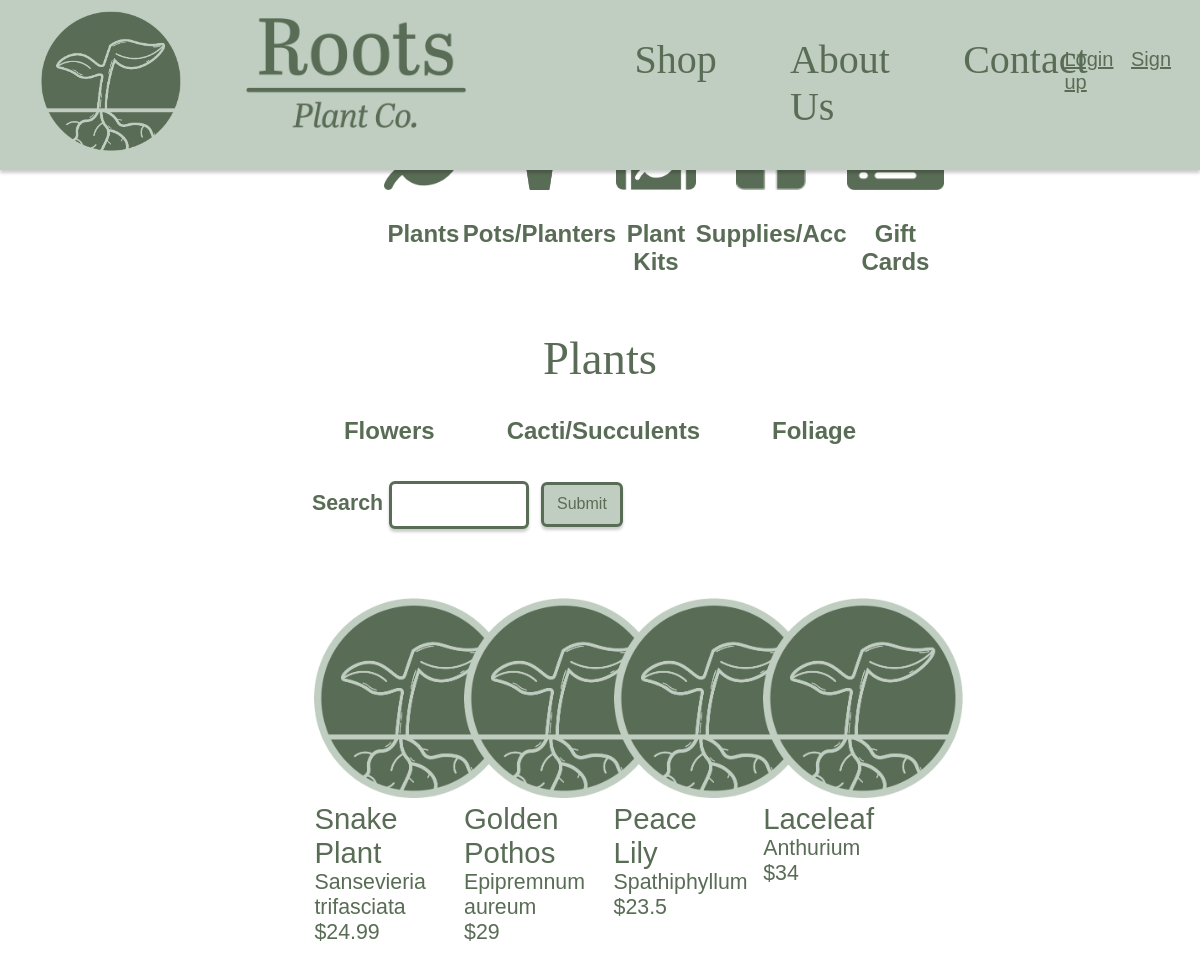
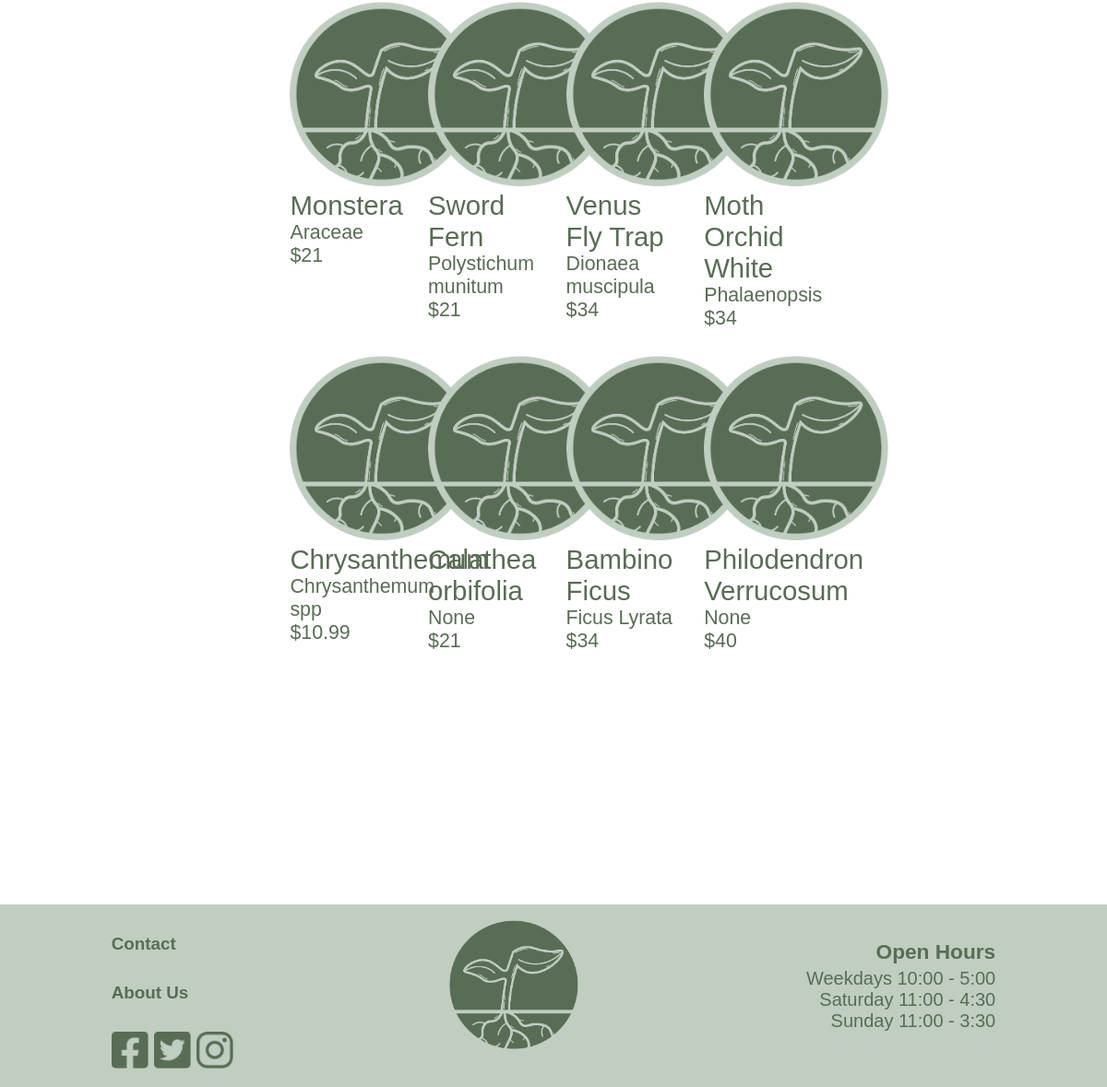
The app's page /shopPlants with its own data (2 pictures, top to bottom).
### Website/models.py (models this page shows)
class ShopProducts(db.Model):
    __tablename__ = 'shopProducts'
    id = db.Column(db.Integer, primary_key=True)
    name = db.Column(db.String(150), nullable=False) #Is required
    summary = db.Column(db.String(500), nullable=True)
    description = db.Column(db.String(1000), nullable=True)
    price = db.Column(db.Integer, nullable=False) #Is required
    stock = db.Column(db.Integer, nullable=False) #Is required
    category = db.Column(db.String(150), nullable=False) #Is required
    subCategory = db.Column(db.String(150), nullable=True)
    subSubCategory = db.Column(db.String(150), nullable=True)
    imageUrl = db.Column(db.String(150), nullable=False) #Is required
    userId = db.Column(db.Integer, db.ForeignKey('user.id'))

### Website/views.py (the view)
@views.route('/shopPlants', methods=['GET', 'POST'])
def shopProductsPlants():
    form, products = getShopProducts()
    return render_template('shopPlants.html', user=current_user, products=products, form=form)

### Website/forms.py
class SearchForm(FlaskForm):
    search = StringField('Search')
    submit = SubmitField('Submit')

### Website/views.py (called while the page is built)
def getShopProducts():
    form = SearchForm()
    products = []
    if request.method == 'POST':
        if form.validate_on_submit():
            search_term = form.search.data
        if not search_term:
            flash('Please enter a search term', category='error')
        else:
            search_term = search_term.strip()
            search_words = search_term.split()
            products = ShopProducts.query.filter(
                (ShopProducts.name.contains(search_term)) |
                (ShopProducts.category.contains(search_term)) |
                (ShopProducts.summary.contains(search_term)) |
                db.or_(*[ShopProducts.description.contains(word) for word in search_words])
            ).all()
            if not products:
                flash('No products found', category='error')
    else:
        products = ShopProducts.query.all()
    return form, products

### Website/templates/shopPlants.html (shortened to what this page needs)
{% extends "shop.html" %}
{% block categoryTitle %}
<h1 class="title">Plants</h1>
{% endblock %}
{% block subNav %}
<div class="shopSubNav">
    <ul class="subNavItems">
        <li class="subNavItem"><a href="/shopPlantsFlowers">Flowers</a></li>
        <li class="subNavItem"><a href="/shopPlantsCactiSucculents">Cacti/Succulents</a></li>
        <li class="subNavItem"><a href="/shopPlantsFoliage">Foliage</a></li>
    </ul>
</div>
{% endblock %}
{% block productDisplay %}
    <div class="flexContainer">
        {% for product in products %}
        {% if product.category == "Plants" %}
        <div class="flexBox">
            <a href = "/product/{{product.id}}">
            <div class="productImage">
                <img src="{{ url_for('static', filename='img/' + product.imageUrl) }}" width="200" alt="Plant image">
            </div>
            <div class="productName">
                {{ product.name }}
            </div>
            <div class="productSummary">
                {{ product.summary }}
            </div>
            <div class="productPrice">
                ${{ product.price }}
            </div>
        </a>
        </div>
        {% endif %}
        {% endfor %}
    </div>
</div>
{% endblock %}

### Website/static/css/navBase.css (style rules this page uses)
body, html { margin: 0%; padding: 0%; background-image: url(/static/background.jpg); background-size: cover; background-attachment: fixed; background-position: center; background-repeat: no-repeat; }

### Website/static/css/shopPage.css (style rules this page uses)
.search input#submit { background-color: #C0CEC1; border: 3px solid #596C55; border-radius: 6px; font-family: "brandon-grotesque", sans-serif; font-weight: 400; font-style: normal; color: #596C55; font-size: 12pt; box-shadow: 0px 3px 3px rgba(0, 0, 0, 0.2); padding-left: 2%; padding-right: 2%; margin-left: 1%; height: 45px; }
.search input#search { width: 20%; height: 40px; border: 3px solid #596C55; border-radius: 6px; box-shadow: 0px 3px 3px rgba(0, 0, 0, 0.2); }
.title { font-family: abril-titling, serif; font-style: normal; font-weight: 400; color: #596C55; font-size: 35pt; text-align: center; }
.subNavItems { list-style: none; display: flex; flex-direction: row; justify-content: center; padding: 0%; }
.subNavItem { margin-left: 5%; margin-right: 5%; }
.subNavItem a { font-family: "brandon-grotesque", sans-serif; font-weight: 600; font-style: normal; color: #596C55; font-size: 18pt; text-decoration: none; }
.flexContainer { width: 100%; height: auto; display: flex; flex-wrap: wrap; flex-direction: row; justify-content: center; box-sizing: border-box; margin: 0%; padding: 10px; }
.flexBox { width: 18%; height: auto; text-align: left; margin: 2%; }
.flexBox a { text-decoration: none; }
.productName { font-family: "brandon-grotesque", sans-serif; font-weight: 400; font-style: normal; color: #596C55; font-size: 22pt; text-decoration: none; margin-bottom: 0%; }
.productSummary { font-family: "brandon-grotesque", sans-serif; font-weight: 400; font-style: normal; color: #596C55; font-size: 16pt; text-decoration: none; margin-top: 0%; margin-bottom: 0%; }
.productPrice { font-family: "brandon-grotesque", sans-serif; font-weight: 400; font-style: normal; color: #596C55; font-size: 16pt; text-decoration: none; margin-top: 0%; margin-bottom: 0%; }

### records on screen
ShopProducts: imageUrl (picture), name "Snake Plant", summary "Sansevieria trifasciata", price "24.99"
ShopProducts: imageUrl (picture), name "Golden Pothos", summary "Epipremnum aureum", price "29"
ShopProducts: imageUrl (picture), name "Peace Lily", summary "Spathiphyllum", price "23.5"
ShopProducts: imageUrl (picture), name "Laceleaf", summary "Anthurium", price "34"
ShopProducts: imageUrl (picture), name "Monstera", summary "Araceae", price "21"
ShopProducts: imageUrl (picture), name "Sword Fern", summary "Polystichum munitum", price "21"
ShopProducts: imageUrl (picture), name "Venus Fly Trap", summary "Dionaea muscipula", price "34"
ShopProducts: imageUrl (picture), name "Moth Orchid White", summary "Phalaenopsis", price "34"
ShopProducts: imageUrl (picture), name "Chrysanthemum", summary "Chrysanthemum spp", price "10.99"
ShopProducts: imageUrl (picture), name "Calathea orbifolia", summary "None", price "21"
ShopProducts: imageUrl (picture), name "Bambino Ficus", summary "Ficus Lyrata", price "34"
ShopProducts: imageUrl (picture), name "Philodendron Verrucosum", summary "None", price "40"
